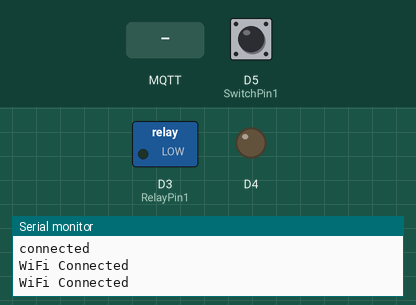
This sketch was run on a simulated ESP8266 (NodeMCU). Shown: switched loads named in the sketch (green lamp = pin HIGH), output pins drawn as LEDs (lit = HIGH, except the on-board LED, lit = LOW), the last lines printed to the serial monitor. The inputs (shaded band) are chosen by the test bench; at power-on: D5 (SwitchPin1) HIGH. WiFi joins after 1.5 s; servers stay silent unless stated; random numbers use the default seed unless the sketch sets one; no MQTT or app messages arrive unless stated.

Above: at 2.7 s.
2.8 s: D5 (SwitchPin1) pulled LOW for 0.3 s
At 4.8 s:
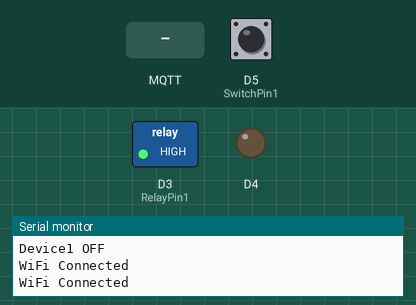
5.1 s: MQTT message "1" arrives on the first subscribed topic
At 6.2 s:
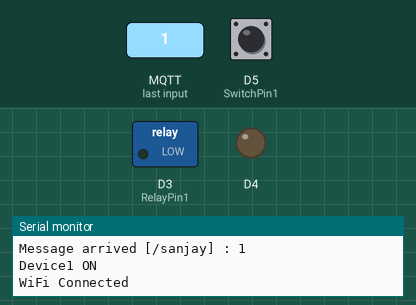
6.7 s: MQTT message "0" arrives on the first subscribed topic
At 7.4 s:
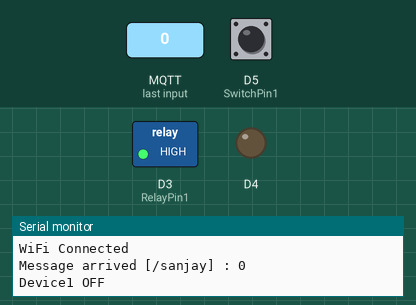
8.3 s: D5 (SwitchPin1) pulled LOW for 3.2 s
At 9.9 s:
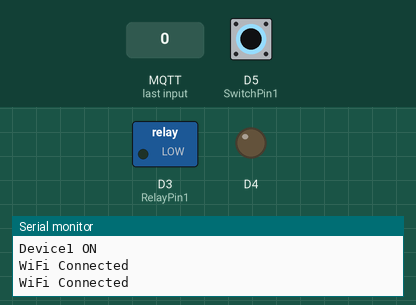
Timing chart, 0 to 13.1 s (numbered marks = the images above; inputs shaded):
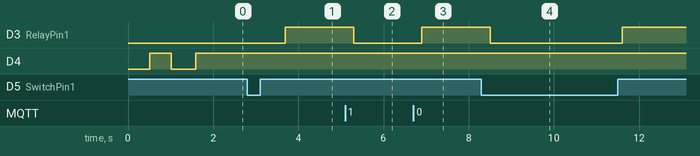

Measured:
- after the input at 2.8 s, D3 (RelayPin1): LOW → HIGH after 0.90 s
- after the input at 5.1 s, D3 (RelayPin1): HIGH → LOW after 0.20 s
- after the input at 6.7 s, D3 (RelayPin1): LOW → HIGH after 0.20 s
- after the input at 8.3 s, D3 (RelayPin1): HIGH → LOW after 0.20 s, → HIGH 3.1 s later

The sketch:

esp8266.ino
```cpp
#include <ESP8266WiFi.h>
#include <PubSubClient.h>

const char *ssid = "Vivo V15";
const char *password = "sanjayk03";
const char *mqtt_server = "broker.mqttdashboard.com";

WiFiClient espClient;
PubSubClient client(espClient);
unsigned long lastMsg = 0;
#define MSG_BUFFER_SIZE (50)
char msg[MSG_BUFFER_SIZE];
int value = 0;

//Define relay pins
const int RelayPin1 = D3;
//Define switch pins
const int SwitchPin1 = D5;
//Define Switches State
bool SwitchState_1;
//Define state of relays
int toggleState_1 = 0;

bool connectionState = false;

void setup_wifi() {
  delay(10);
  // We start by connecting to a WiFi network
  Serial.println();
  Serial.print("Connecting to ");
  Serial.println(ssid);
  WiFi.mode(WIFI_STA);
  WiFi.begin(ssid, password);
  unsigned long startTime = millis();
  while (WiFi.status() != WL_CONNECTED && (millis() - startTime) < 10000) {
    delay(500);
    Serial.print(".");
    digitalWrite(BUILTIN_LED, !digitalRead(BUILTIN_LED));
  }
  if (WiFi.status() == WL_CONNECTED) {
    Serial.println("");
    Serial.println("WiFi connected");
    Serial.println("IP address: ");
    Serial.println(WiFi.localIP());
    digitalWrite(BUILTIN_LED, LOW);
  } else {
    Serial.println("");
    Serial.println("WiFi connection failed. Check your credentials or signal.");
    digitalWrite(BUILTIN_LED, LOW);
    delay(1000);
    digitalWrite(BUILTIN_LED, HIGH);
    delay(3000);
    digitalWrite(BUILTIN_LED, LOW);
    delay(3000);
    digitalWrite(BUILTIN_LED, HIGH);
    delay(3000);
    digitalWrite(BUILTIN_LED, LOW);
  }
}

void reconnect() {
  unsigned long startTime = millis();
  // Loop until we're reconnected
  while (!client.connected() && (millis() - startTime) < 10000) {
    Serial.print("Attempting MQTT connection...");
    // Create a random client ID
    String clientId = "ESP8266Client-";
    clientId += String(random(0xffff), HEX);
    // Attempt to connect
    if (client.connect(clientId.c_str())) {
      Serial.println("\nconnected");
      connectionState = true;
      digitalWrite(BUILTIN_LED, HIGH);
      // Once connected, subscribe to the topic.
      client.subscribe("/sanjay");
      // And publish an announcement...
      client.publish("/sanjay", String(toggleState_1).c_str());
    } else {
      Serial.print("failed, rc=");
      Serial.print(client.state());
      Serial.println(" try again in 5 seconds");
      // Wait 5 seconds before retrying
      delay(5000);
    }
  }
}

void callback(char *topic, byte *payload, unsigned int length) {
  Serial.print("\n\nMessage arrived [");
  Serial.print(topic);
  Serial.print("] : ");
  for (int i = 0; i < length; i++) {
    Serial.print((char)payload[i]);
  }
  Serial.println();

  if (payload[0] == '1') {
    toggleState_1 = 1;
    relayOnOff(1);
  } else if (payload[0] == '0') {
    toggleState_1 = 0;
    relayOnOff(1);
  }
}

void relayOnOff(int relay) {

  switch (relay) {
    case 1:
      if (toggleState_1 == 1) {
        digitalWrite(RelayPin1, LOW);  // turn on relay 1
        Serial.println("Device1 ON");
      } else {
        digitalWrite(RelayPin1, HIGH);  // turn off relay 1
        Serial.println("Device1 OFF");
      }
      delay(100);
      break;
    default:
      break;
  }
}

void with_internet() {
  // Serial.print("\nwith internet");
  if (SwitchState_1 != digitalRead(SwitchPin1)) {
    SwitchState_1 = digitalRead(SwitchPin1);
    toggleState_1 = !toggleState_1;
    client.publish("/sanjay", String(toggleState_1).c_str());
    relayOnOff(1);
  }
}
void without_internet() {
  // Serial.print("Without internet");
  if (SwitchState_1 != digitalRead(SwitchPin1)) {
    SwitchState_1 = digitalRead(SwitchPin1);
    toggleState_1 = !toggleState_1;
    relayOnOff(1);
  }
}

void setup() {
  Serial.begin(9600);
  pinMode(RelayPin1, OUTPUT);
  pinMode(BUILTIN_LED, OUTPUT);
  pinMode(SwitchPin1, INPUT_PULLUP);
  digitalWrite(RelayPin1, LOW);
  SwitchState_1 = digitalRead(SwitchPin1);
  digitalWrite(BUILTIN_LED, LOW);
  setup_wifi();
  // digitalWrite(RelayPin1, HIGH);
  client.setServer(mqtt_server, 1883);
  client.setCallback(callback);
}

void loop() {
  if (WiFi.status() != WL_CONNECTED) {
    Serial.println("\nWiFi Not Connected");
    connectionState = false;
    // setup_wifi();
    digitalWrite(BUILTIN_LED, LOW);
    without_internet();
    delay(500);
  } else {
    Serial.println("\nWiFi Connected");
    if (!client.connected()) {
      reconnect();
    }
    client.loop();
    with_internet();
    delay(500);
  }
}
```
